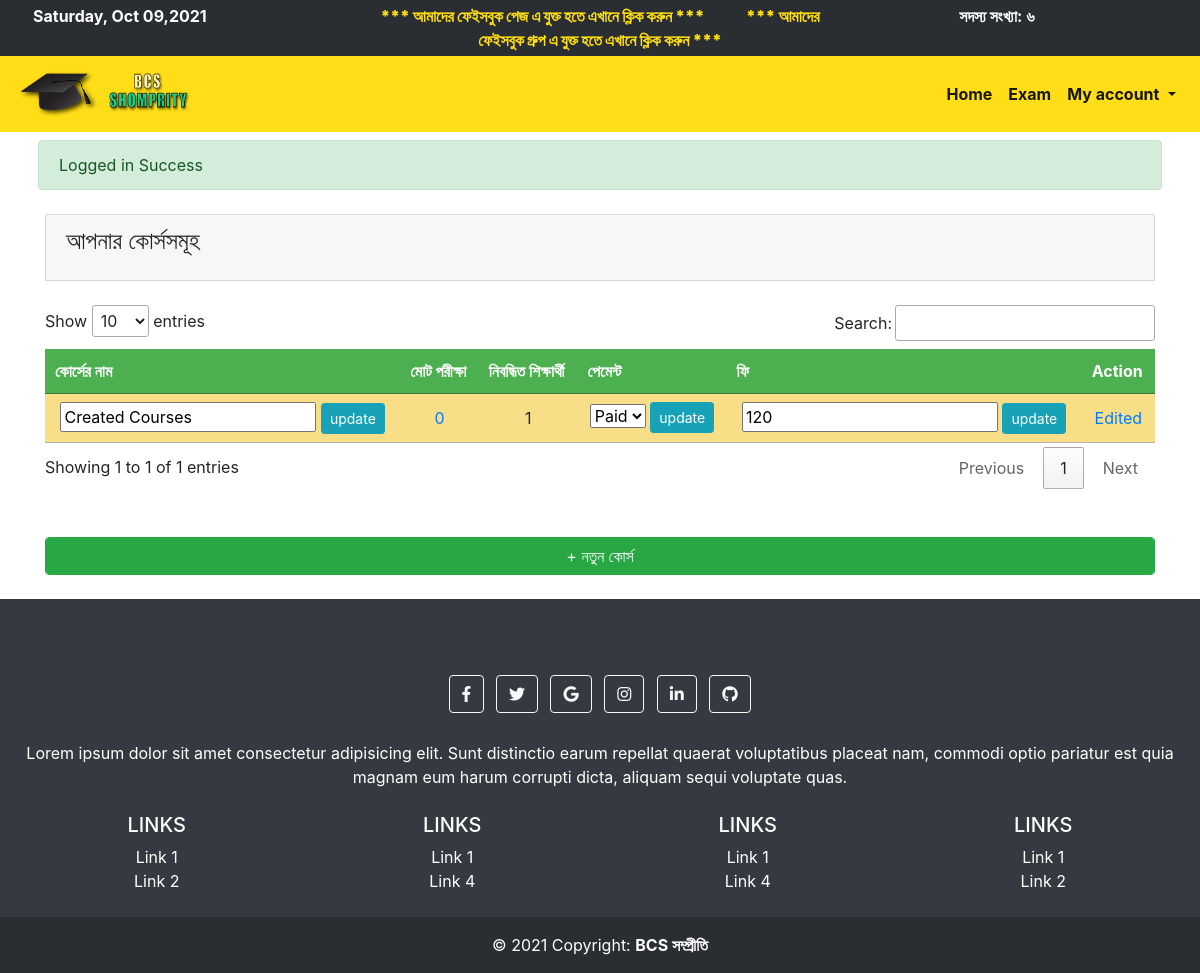
The app's page /student/edit_my_courses.php (signed in) with its own data.
### tables this page shows
CREATE TABLE `create_course` (
  `id` int(100) NOT NULL,
  `user_id` int(11) NOT NULL,
  `course_name` varchar(100) NOT NULL,
  `payment_status` tinyint(1) NOT NULL DEFAULT 0,
  `payment_amount` int(255) DEFAULT NULL,
  `register_student` int(255) DEFAULT 0,
  `created_exams` int(255) DEFAULT 0,
  `created_at` timestamp NOT NULL DEFAULT current_timestamp()
);

### link/dbname.php (called while the page is built, shortened)
<?php
$CREATE_COURSE = 'create_course';

### student/edit_my_courses.php (the view, shortened to what this page needs)
<?php include 'toplayout.php';
$user_id = userID($userInput);
$data = all_by_userID($CREATE_COURSE,$user_id);
?>
<div class="container">
    <div class=" card card-header">
        <h4 class="card-title text-center" style="display: flex"> আপনার কোর্সসমূহ </h4>
    </div>
    <br>
    <table class="category_table text-center" id="table_id">
        <thead>
            <tr>
                <th> কোর্সের নাম </th>
                <th> মোট পরীক্ষা </th>
                <th> নিবন্ধিত শিক্ষার্থী </th>
                <th> পেমেন্ট </th>
                <th> ফি </th>
                <th> Action </th>
            </tr>
        </thead>
        <?php  foreach ($data as $row) { ?>
        <tr>
            <td>
                <form action="../link/edit_my_courses.php" method="post">
                    <input type="text" name="course_name" value="<?php  echo $row['course_name']; ?>"
                        placeholder="<?php  echo $row['course_name']; ?>" required>
                    <input type="submit" name="update_course_name" class="btn btn-sm btn-info" value="update">
                </form>
            </td>
            <td>
                <a href="#">
                    <div style="width: 100%">
                        <?php  echo $row['created_exams']; ?>
                    </div>
                </a>
            </td>
            <td> <?php  echo $row['register_student']; ?></td>
            <td>
                <form action="../link/edit_my_courses.php" method="post">
                    <select id="cars" name="payment_status" required>
                        <option value="<?php  echo ($row['payment_status']==0?"Paid":"Free"); ?>">
                            <?php  echo ($row['payment_status']==0?"Paid":"Free"); ?></option>
                    </select>
                    <input type="submit" name="update_payment_status" class="btn btn-sm btn-info" value="update">
                </form>
            </td>
            <td>
                <?php if($row['payment_status']==1){?>
                <form action="../link/edit_my_courses.php" method="post">
                    <input type="hidden" name="course_id" value="<?php echo $row['id']?>">
                    <input type="number" name="payment_amount" value="<?php  echo $row['payment_amount']; ?>"
                        placeholder="<?php  echo $row['payment_amount']; ?>" required>
                    <input type="submit" name="update_payment_amount" class="btn btn-sm btn-info" value="update"
                        disabled>
                </form>
                <?php }else { ?>
                <form action="../link/edit_my_courses.php" method="post">
                    <input type="number" name="payment_amount" value="<?php  echo $row['payment_amount']; ?>"
                        placeholder="<?php  echo $row['payment_amount']; ?>" required>
                    <input type="submit" name="update_payment_amount" class="btn btn-sm btn-info" value="update">
                </form>
                <?php  }  ?>
            </td>
            <td>
                <a href="my_courses">Edited</a>
            </td>
        </tr>
        <?php  } ?>
    </table>
    <br>
    <br>
    <strong>
        <a href="create_new_courses" class="btn btn-success form-control">+ নতুন কোর্স</a>
    </strong>
</div>
<br>
<?php include 'bottomlayout.php'; ?>

### records on screen
create_course: course_name "Created Courses", created_exams "0", register_student "1", payment_status "Paid", payment_amount "120"

### other values on screen
englishToBangla($totalmember) "৬"
$_SESSION['message'] "Logged in Success"
